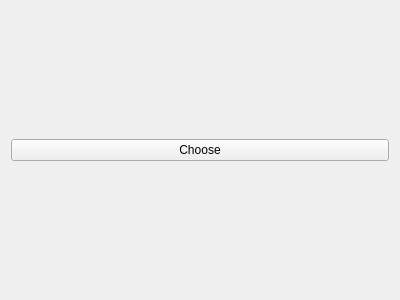
<?xml version="1.0" encoding="UTF-8"?>
<ui version="4.0">
 <class>Widget</class>
 <widget class="QWidget" name="Widget">
  <property name="geometry">
   <rect>
    <x>0</x>
    <y>0</y>
    <width>400</width>
    <height>300</height>
   </rect>
  </property>
  <property name="windowTitle">
   <string>Widget</string>
  </property>
  <layout class="QVBoxLayout" name="verticalLayout">
   <item>
    <widget class="QPushButton" name="chooseButton">
     <property name="text">
      <string>Choose</string>
     </property>
    </widget>
   </item>
  </layout>
 </widget>
 <layoutdefault spacing="6" margin="11"/>
 <resources/>
 <connections/>
</ui>
